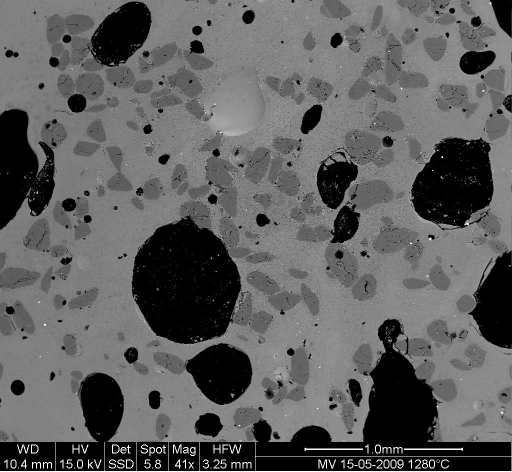
#> input picture Lectures/05_scikits/scikit-image/bubbles.jpg, 1024 x 943 px (shown at 1/2 size)
$ jupyter execute --allow-errors cse_skimage.ipynb   (shell and % lines are left out)   (Python 2 division)   (older library calls are emulated)
#> lines starting #> are read from the running program, lines starting #| are printed output that depends on the picture; after the words box and inside, x2 and y2 are one past the last pixel; in counts of white or black regions, pixels touching at a corner belong together; long printed decimals are rounded
# http://mentat.za.net/refer/ay250_skimage.tar.gz

# CSE: scipy.ndimage and scikit-image

- [ndimage docs](http://docs.scipy.org/doc/scipy/reference/ndimage.html)

#> (a cell that did not finish here is left out)

## Counting grains and bubbles

This Scanning Element Microscopy image shows a glass sample
(light gray matrix) with some bubbles (black) and unmolten
sand grains (dark gray). We wish to determine the fraction
of the sample covered by these three phases,
and to estimate the number of sand grains and bubbles,
their average sizes, etc.

### Loading the slide

[cell 2]
import matplotlib.pyplot as plt
import numpy as np

img = np.flipud(plt.imread('bubbles.jpg'))
#> img: shape (943, 1024); min 0, max 255, mean 94.8
plt.imshow(img, cmap=plt.cm.gray, interpolation='nearest');

### Remove banner

[cell 3]
img_clean = img[:880, :]
plt.imshow(img_clean, cmap=plt.cm.gray, interpolation='nearest');

### Filter to get rid of speckles

[cell 4]
import scipy.ndimage as ndi
img_med = ndi.median_filter(img_clean, size=5)
plt.imshow(img_med, cmap=plt.cm.gray, interpolation='nearest');

### Find threshold values

[cell 5]
plt.hist(img_med.flat, bins=40, range=(0, 150));
#> figure, not shown here; tallest bar 200297 high, from x = 0 to 3.75

### Separate layers by thresholding

[cell 6]
bubbles = (img_med <= 50)
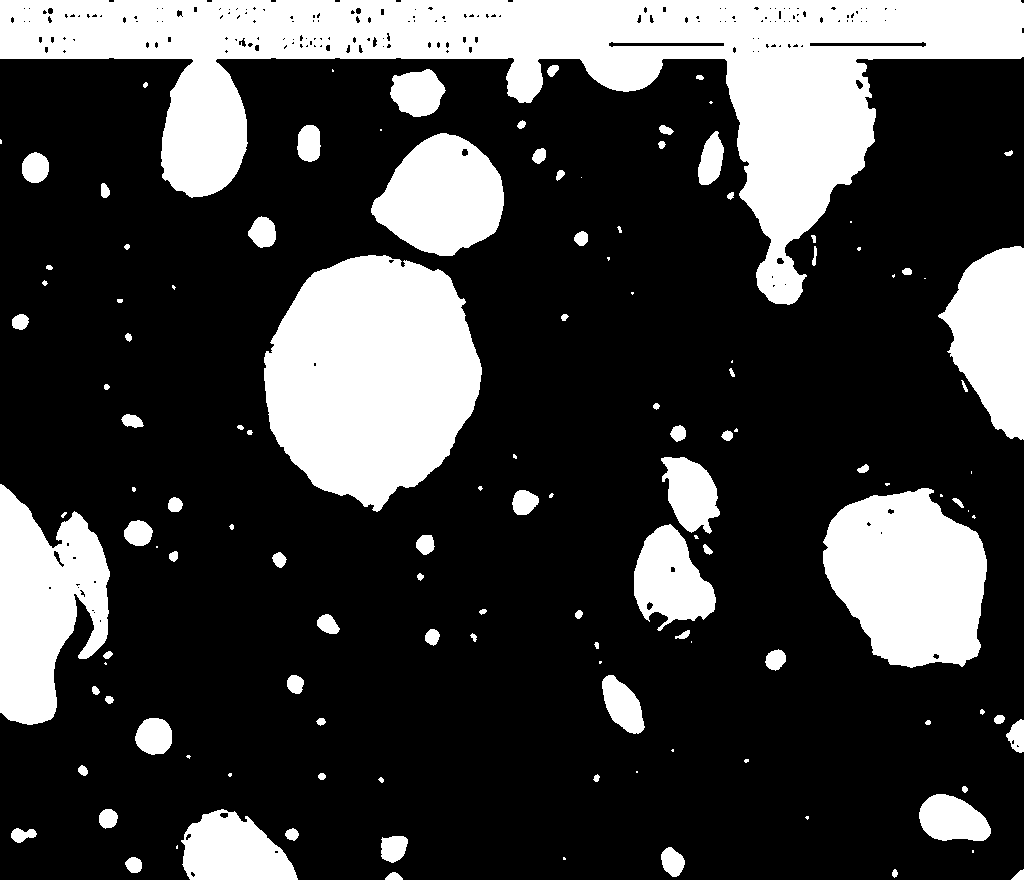
#> bubbles: shape (880, 1024) bool; 25.4% white; 129 white regions (37 under 20 px), largest, box (x1, y1, x2, y2) and area: (0, 0, 1024, 305) 93255, (264, 255, 482, 512) 41029, (823, 488, 987, 668) 21981
sand = (img_med > 50) & (img_med <= 120)
#> sand: shape (880, 1024) bool; 22.9% white; 784 white regions (591 under 20 px), largest, box (x1, y1, x2, y2) and area: (92, 629, 428, 880) 30105, (308, 406, 553, 678) 16540, (0, 270, 147, 512) 14021
glass = (img_med > 120)
#> glass: shape (880, 1024) bool; 51.7% white; 402 black regions (270 under 20 px), largest, box (x1, y1, x2, y2) and area: (0, 0, 1024, 306) 108500, (263, 254, 553, 678) 62569, (92, 629, 428, 880) 38791

def plot_images(cmap=plt.cm.gray):
    for n, (name, image) in \
        enumerate([('Original', img_med),
                   ('Bubbles', bubbles),
                   ('Sand', sand),
                   ('Glass', glass)]):

        plt.subplot(2, 2, n + 1)
        plt.imshow(image, cmap=cmap)
        plt.title(name)
        plt.axis('off')
#> this loop made 4 passes
#> name on passes 1 to 4: 'Original', 'Bubbles', 'Sand', 'Glass'

plot_images();

### Visualise layers

[cell 7]
def plot_color_overlay():
    all_layers = np.zeros((img_clean.shape[0],
                           img_clean.shape[1], 3)) # Color image

    # You shouldn't run this if bubbles isn't a mask
    # -- otherwise, fancy indexing instead of masking
    assert(bubbles.dtype == np.bool)

    all_layers[bubbles] = (1, 0, 0)
    all_layers[sand] = (1, 1, 0)
    all_layers[glass] = (0, 0, 1)

    plt.imshow(all_layers)

plot_color_overlay()
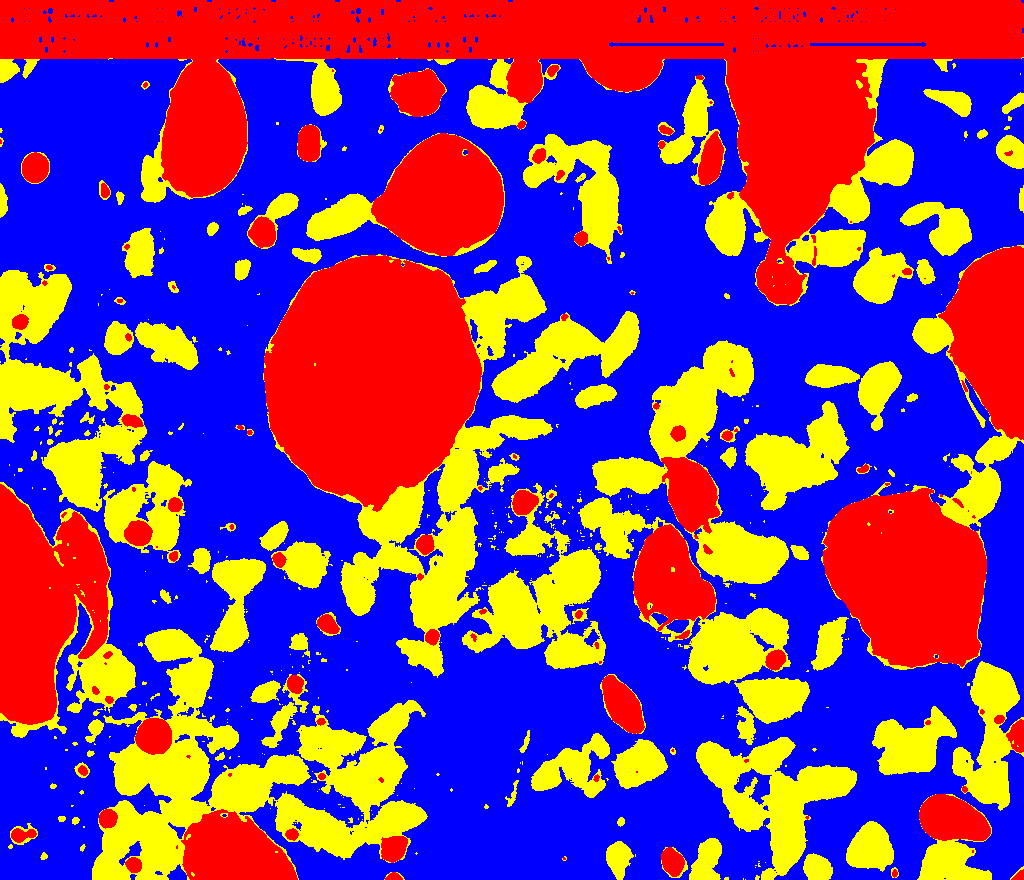
#> shown: shape (880, 1024, 3) float64; mean R, G, B 0.483, 0.229, 0.517

### Clean up shapes found

[cell 8]
for img in (sand, bubbles, glass):
    img[:] = ndi.binary_opening(img, np.ones((5, 5)))
    img[:] = ndi.binary_closing(img, np.ones((5, 5)))
#> this loop made 3 passes

plot_images()
#> the loop in plot_images (call 2), `for n, (name, image) in \ enumerate([('Original', img_med), ('Bubbles'..` made 4 passes

### Label connected components

[cell 9]
# Convert to int so we can store the labels
bubbles = bubbles.astype(int)
#> bubbles: shape (880, 1024) int64; values 0 (black) and 1 (white), 25% white; 63 white regions, largest, box (x1, y1, x2, y2) and area: (2, 2, 1022, 304) 92904, (264, 255, 482, 511) 41028, (823, 488, 987, 667) 22012
sand = sand.astype(int)
#> sand: shape (880, 1024) int64; values 0 (black) and 1 (white), 21.2% white; 105 white regions, largest, box (x1, y1, x2, y2) and area: (92, 629, 427, 878) 29468, (696, 737, 857, 878) 9651, (410, 415, 552, 631) 9297
glass = glass.astype(int)
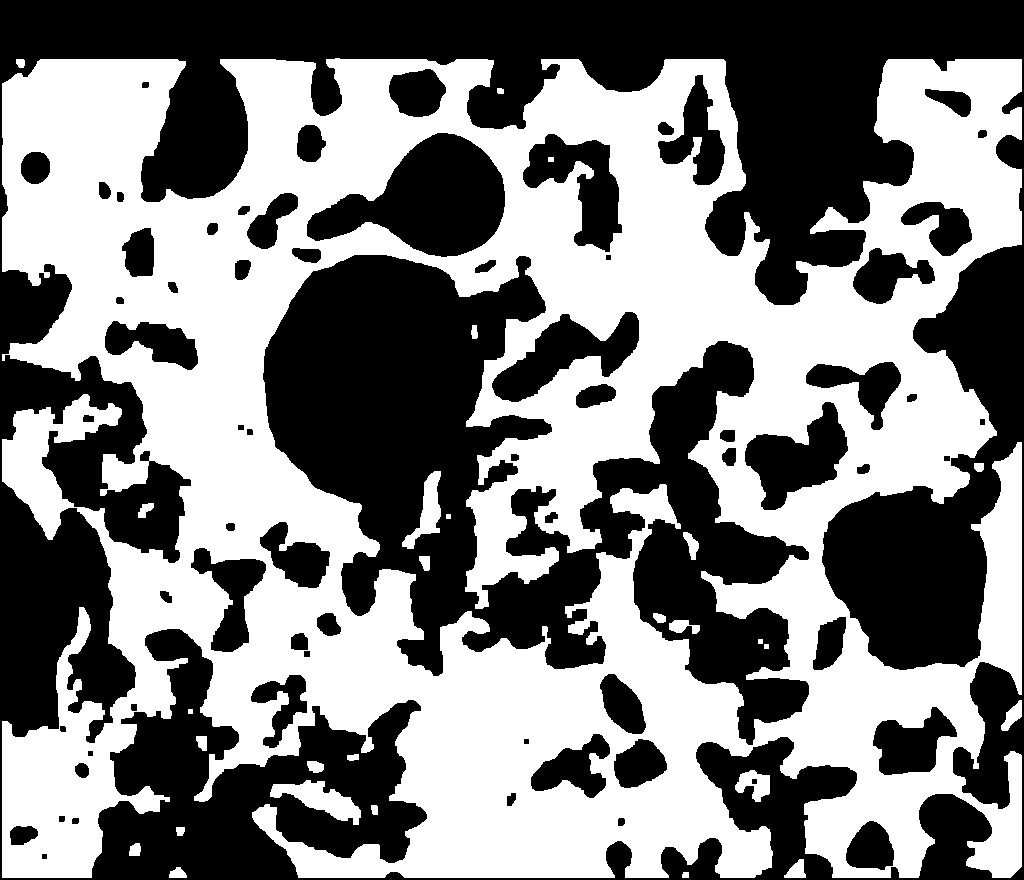
#> glass: shape (880, 1024) int64; values 0 (black) and 1 (white), 50.7% white; 68 black regions, largest, box (x1, y1, x2, y2) and area: (0, 0, 1024, 880) 259715, (263, 255, 809, 745) 109473, (307, 133, 505, 257) 13826

for name, img in [('Sand', sand),
                  ('Bubbles', bubbles),
                  ('Glass', glass)]:
    labels, count = ndi.label(img)
    print '%s regions found in %s' % (count, name)
    img[:] = labels

    obj_areas = [np.sum(labels == i) for \
                 i in range(1, labels.max())]
    print "Mean obj area %d" % np.mean(obj_areas)
#> this loop made 3 passes
#> (name, count) on passes 1 to 3: ('Sand', 106), ('Bubbles', 63), ('Glass', 28)
#| 106 regions found in Sand
#| Mean obj area 1822
#| 63 regions found in Bubbles
#| Mean obj area 3636
#| 28 regions found in Glass
#| Mean obj area 16903
#> pass 1, `labels, count = ndi.label(img)`:
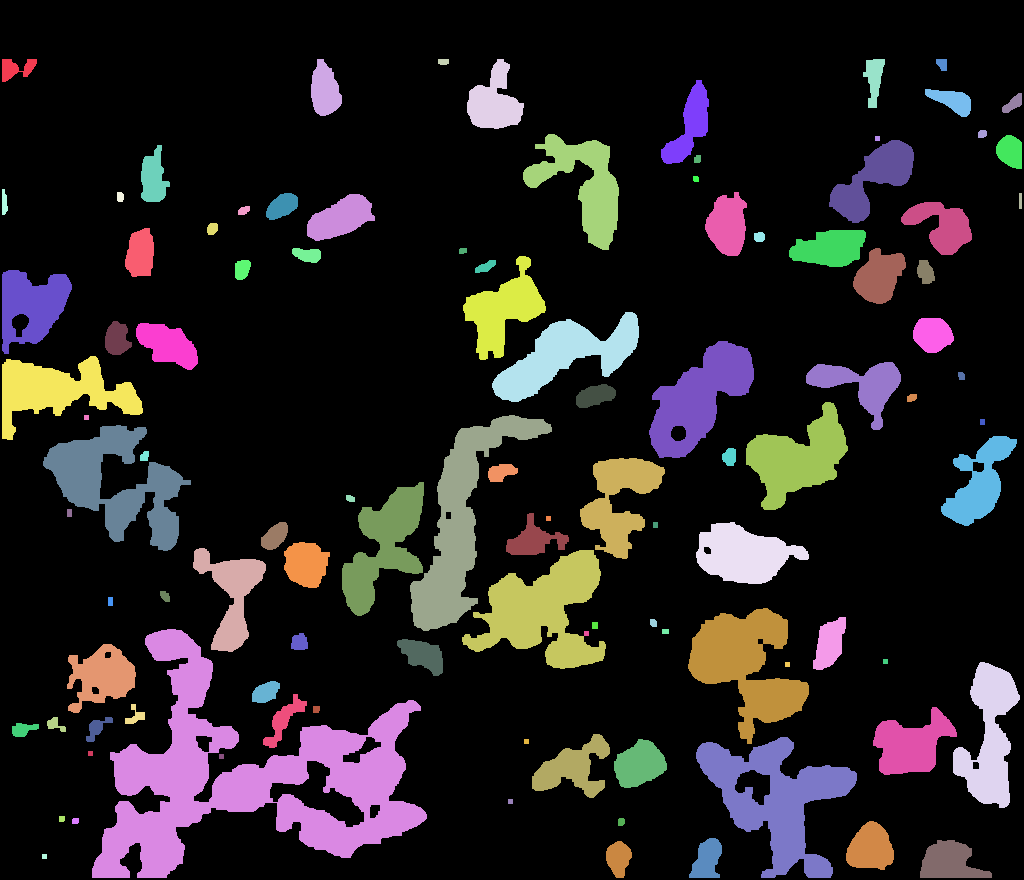
#> labels: shape (880, 1024) int32; 107 distinct labels, from 0 to 106; one colour per label, 0 black

plot_images(cmap=plt.cm.spectral)

<div style="clear: both;">

- [Homepage](http://skimage.org)
- [Documentation](http://scikits-image.org/docs/dev/)
- [Gallery](http://scikits-image.org/docs/dev/auto_examples/index.html)

### Front page example

[cell 10]
from skimage import data, filter, io

image = data.coins()
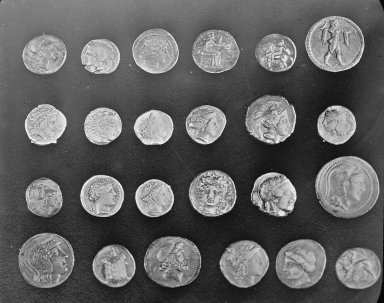
#> input picture skimage.data.coins(), 384 x 303 px
#> image is the input picture: shape (303, 384); min 1, max 252, mean 96.9
edges = filter.sobel(image)
io.imshow(edges)

[cell 11]
import matplotlib.pyplot as plt
plt.imshow(edges, cmap=plt.cm.gray, interpolation='nearest');

### File input/output

[cell 12]
from skimage import io

img = io.imread('bubbles.jpg')
#> img is the input picture: shape (943, 1024); min 0, max 255, mean 94.8
io.imshow(img)

[cell 13]
io.use_plugin('qt')
#> (the rest of this cell did not finish here and is left out)

[cell 14]
io.use_plugin('matplotlib')
#> (the rest of this cell did not finish here and is left out)

[cell 15]
io.use_plugin('fits')

#> (the rest of this cell did not finish here and is left out)

### Data types and ranges

[Data-type documentation](http://scikits-image.org/docs/dev/user_guide/data_types.html)

#> (a cell that did not finish here is left out)

[cell 17]
# Strange range--should fail
from skimage import filter
#> (the rest of this cell did not finish here and is left out)

[cell 18]
# This should be successful

from skimage import exposure
#> (the rest of this cell did not finish here and is left out)

[cell 19]
from skimage import exposure
#> (the rest of this cell did not finish here and is left out)

[cell 20]
# Conversion functions
from skimage import img_as_float, img_as_int, img_as_ubyte

#> (the rest of this cell did not finish here and is left out)

### Obtaining test data

[cell 21]
from skimage import data
io.imshow(data.camera())
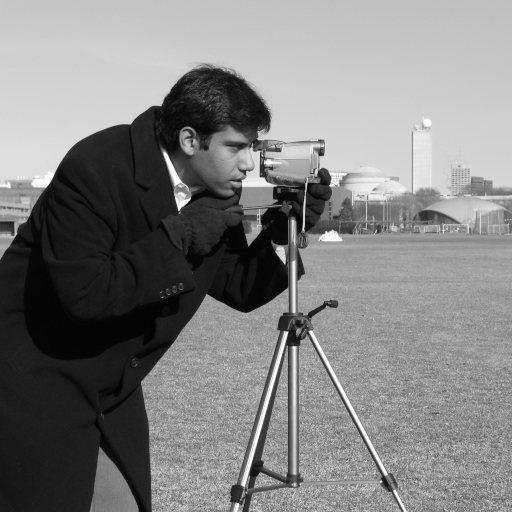
#> input picture skimage.data.camera(), 512 x 512 px

#> (a cell that did not finish here is left out)

### Constructing a pipeline

In ``skimage``, functions should take any data-type image as input, but produce whichever data-type
output it can generate most efficiently.  This means that you can always build pipelines:

[cell 23]
img = data.camera()
#> img is the input picture: shape (512, 512); min 0, max 255, mean 129.1

f, (ax0, ax1) = plt.subplots(1, 2, figsize=(8, 5))
ax0.imshow(filter.canny(img), cmap=plt.cm.gray)
ax0.set_title('Canny')

#> (the rest of this cell did not finish here and is left out)

### Shortest paths

See http://scikit-image.org/docs/dev/api/api.html

[cell 24]
from IPython.lib.display import YouTubeVideo
YouTubeVideo('6NcIJXTlugc')

### Color spaces

[cell 25]
# Turtle image by Brocken Inaglory (http://commons.wikimedia.org/wiki/File:Hawaii_turtle_2.JPG)

io.use_plugin('qt')
img = io.imread('Hawaii_turtle.jpg')
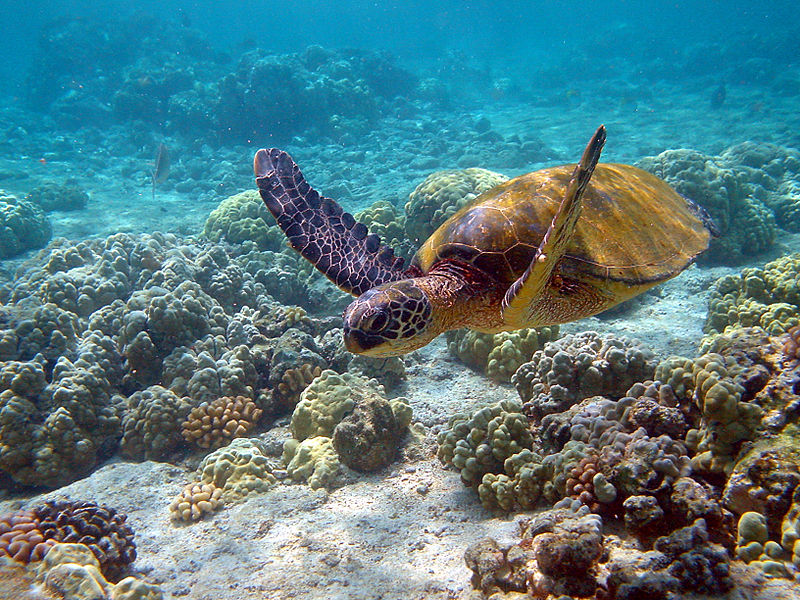
#> input picture Lectures/05_scikits/scikit-image/Hawaii_turtle.jpg, 800 x 600 px
#> img is the input picture: shape (600, 800, 3); mean R, G, B 85.6, 123.7, 129.3

# Explore HSV color space
#> (the rest of this cell did not finish here and is left out)

[cell 26]
from skimage import data, io, img_as_float
import numpy as np
import matplotlib.pyplot as plt

alpha = 0.6

img = img_as_float(data.camera())
#> img: shape (512, 512) float64
rows, cols = img.shape
#> rows = 512; cols = 512

# Construct a colour image to superimpose
color_mask = np.zeros((rows, cols, 3))
#> color_mask: shape (512, 512, 3) float64; every value is 0
color_mask[30:140, 30:140] = [1, 0, 0]  # Red block
color_mask[170:270, 40:120] = [0, 1, 0] # Green block
color_mask[200:350, 200:350] = [0, 0, 1] # Blue block

f, (ax0, ax1) = plt.subplots(1, 2, figsize=(12, 8),
                             subplot_kw={'xticks': [], 'yticks': []})
ax0.imshow(img, cmap=plt.cm.gray)
ax1.imshow(color_mask);

[cell 27]
# Convert the input image and color mask to Hue Saturation Value (HSV)
# colorspace
from skimage import color
#> (the rest of this cell did not finish here and is left out)

### Geometric Transformations

[cell 28]
from skimage import transform

img = data.camera()

theta = np.deg2rad(30)
#> theta = 0.524
s = 0.8
C = np.cos(theta)
#> C = 0.866
S = np.sin(theta)
#> S = 0.5
tx, ty = 150, 0
s0, s1 = 0, 0

H = np.array([[s*C, -s*S, tx],
              [s*S,  s*C, ty],
              [s0,    s1, 1]])
#> H = [[0.693, -0.4, 150], [0.4, 0.693, 0], [0, 0, 1]]

print "Transformation matrix H is:"
print "\n", H, "\n"
#|  [[  0.6928  -0.4        150.        ]
#|  [  0.4          0.6928   0.        ]
#|  [  0.           0.           1.        ]]

img = data.camera()
tf = transform.ProjectiveTransform(H)
out = transform.warp(img, tf.inverse)

print "Origin maps to ->", tf([0, 0])
#| Origin maps to -> [[150.   0.]]

f, (ax0, ax1) = plt.subplots(1, 2, figsize=(10, 5))
ax0.imshow(img, cmap=plt.cm.gray)
ax1.imshow(out, cmap=plt.cm.gray);

### Non-linear warping

[cell 29]
from skimage import transform

#> (the rest of this cell did not finish here and is left out)

### Stand-alone demos: Canny + Hough visualizers

### Block views and filtering

[cell 30]
from skimage.util.shape import view_as_windows
img = data.camera()
img.shape
#> Out = (512, 512)

[cell 31]
w = view_as_windows(img, window_shape=(20, 20))
print w.shape
#| (493, 493, 20, 20)

[cell 32]
img_max = w.max(axis=2).max(axis=2)
print img_max.shape
#| (493, 493)

[cell 33]
io.imshow(img_max)

### Histogram of gradients

[cell 34]
from skimage.feature import hog
from skimage import data, color, exposure

image = data.camera()

fd, hog_image = hog(image, orientations=16, pixels_per_cell=(16, 16),
                    cells_per_block=(1, 1), visualise=True)
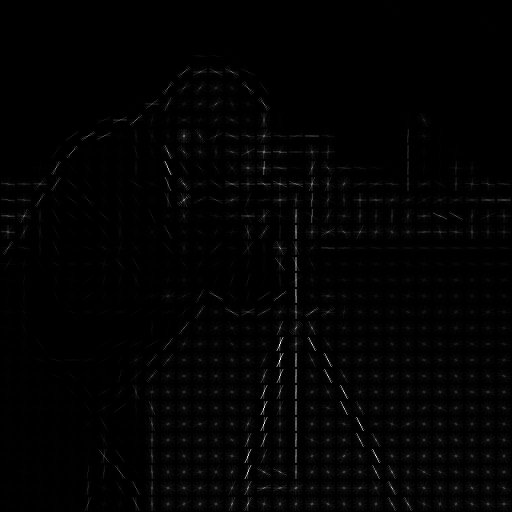
#> hog_image: shape (512, 512) float64; min 0, max 66.12, mean 0.8; drawn with min black and max white
#> fd = 16384 values, max 0.7 at index 5520, min 0 at index 1, mean 0.205

# Rescale histogram for better display
hog_image_rescaled = exposure.rescale_intensity(hog_image, in_range=(0, 0.02))
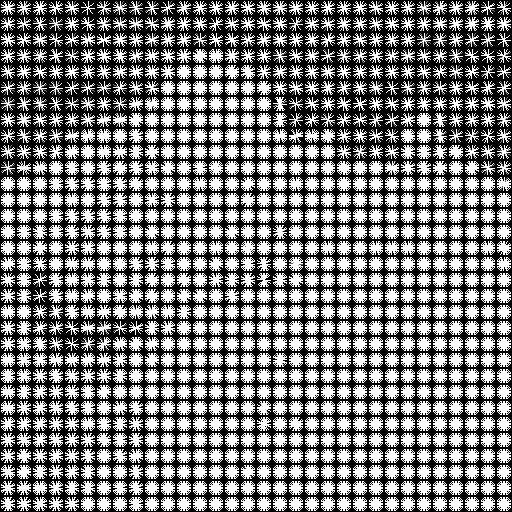
#> hog_image_rescaled: shape (512, 512) float64; min 0, max 1, mean 0.478

# Display results side-by-side

f, (ax0, ax1) = plt.subplots(1, 2, figsize=(10, 5))

ax0.set_axis_off()
ax0.imshow(image, cmap=plt.cm.gray)
ax0.set_title('Input image')

ax1.set_axis_off()
ax1.imshow(hog_image_rescaled, cmap=plt.cm.gray)
ax1.set_title('Histogram of Oriented Gradients')

plt.show()
